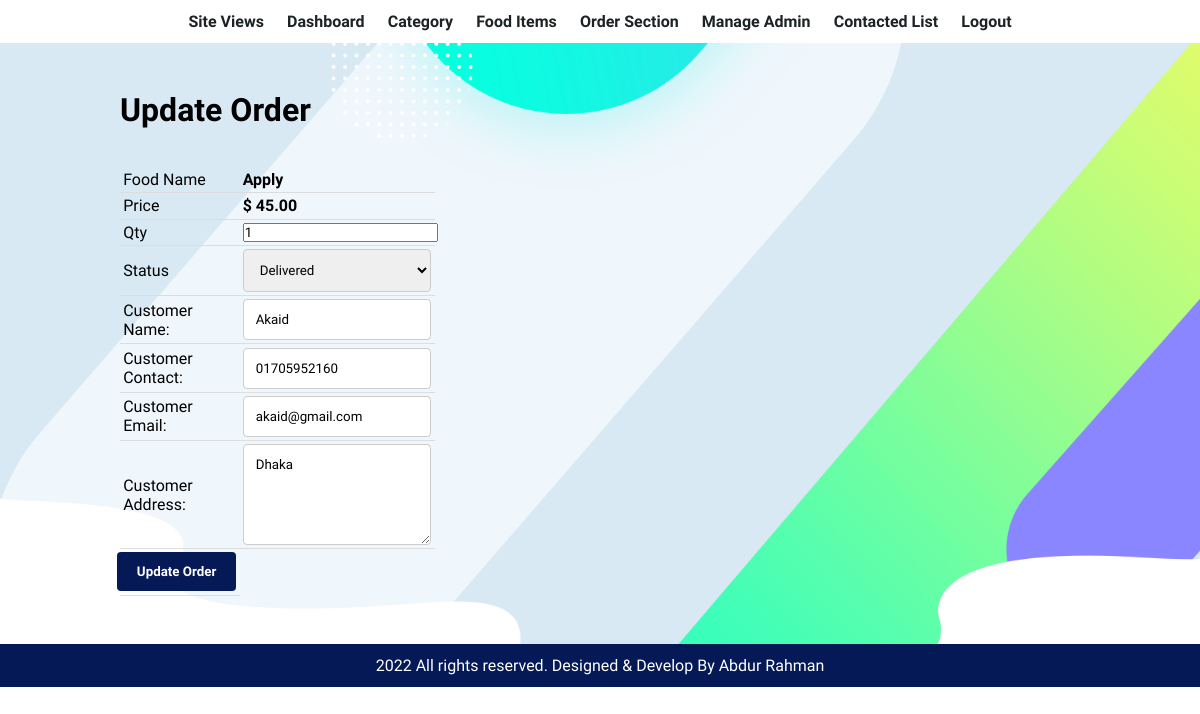
The app's page /admin/update-order.php?id=1 (signed in) with its own data.
### tables this page shows
CREATE TABLE `tbl_order` (
  `id` int(10) UNSIGNED NOT NULL,
  `food` varchar(150) NOT NULL,
  `price` decimal(10,2) NOT NULL,
  `qty` int(11) NOT NULL,
  `total` decimal(10,2) NOT NULL,
  `order_date` datetime NOT NULL,
  `status` varchar(50) NOT NULL,
  `customer_name` varchar(150) NOT NULL,
  `customer_contact` varchar(20) NOT NULL,
  `customer_email` varchar(150) NOT NULL,
  `customer_address` varchar(255) NOT NULL
);

### admin/update-order.php (the view, shortened to what this page needs)
<?php include('partials/menu.php'); ?>
<div class="main-content">
    <div class="wrapper">
        <h1>Update Order</h1>
        <br><br>
        <?php
            if(isset($_GET['id']))
            {
                $id=$_GET['id'];
                $sql = "SELECT * FROM tbl_order WHERE id=$id";
                $res = mysqli_query($conn, $sql);
                $count = mysqli_num_rows($res);
                if($count==1)
                {
                    $row=mysqli_fetch_assoc($res);
                    $food = $row['food'];
                    $price = $row['price'];
                    $qty = $row['qty'];
                    $status = $row['status'];
                    $customer_name = $row['customer_name'];
                    $customer_contact = $row['customer_contact'];
                    $customer_email = $row['customer_email'];
                    $customer_address= $row['customer_address'];
                }
                else
                {
                    header('location:'.SITEURL.'admin/manage-order.php');
                }
            }
            else
            {
                header('location:'.SITEURL.'admin/manage-order.php');
            }
        ?>
        <form action="" method="POST">
            <table class="tbl-30">
                <tr>
                    <td>Food Name</td>
                    <td><b> <?php echo $food; ?> </b></td>
                </tr>
                <tr>
                    <td>Price</td>
                    <td>
                        <b> $ <?php echo $price; ?></b>
                    </td>
                </tr>
                <tr>
                    <td>Qty</td>
                    <td>
                        <input type="number" name="qty" value="<?php echo $qty; ?>">
                    </td>
                </tr>
                <tr>
                    <td>Status</td>
                    <td>
                        <select name="status">
                            <option <?php if($status=="Delivered"){echo "selected";} ?> value="Delivered">Delivered</option>
                        </select>
                    </td>
                </tr>
                <tr>
                    <td>Customer Name: </td>
                    <td>
                        <input type="text" name="customer_name" value="<?php echo $customer_name; ?>">
                    </td>
                </tr>
                <tr>
                    <td>Customer Contact: </td>
                    <td>
                        <input type="text" name="customer_contact" value="<?php echo $customer_contact; ?>">
                    </td>
                </tr>
                <tr>
                    <td>Customer Email: </td>
                    <td>
                        <input type="text" name="customer_email" value="<?php echo $customer_email; ?>">
                    </td>
                </tr>
                <tr>
                    <td>Customer Address: </td>
                    <td>
                        <textarea name="customer_address" cols="30" rows="5"><?php echo $customer_address; ?></textarea>
                    </td>
                </tr>
                <tr>
                    <td clospan="2">
                        <input type="submit" name="submit" value="Update Order" class="btn-secondary">
                    </td>
                </tr>
            </table>
        </form>
    </div>
</div>
<?php include('partials/footer.php'); ?>

### css/admin.css (style rules this page uses)
* { margin: 0 0; padding: 0 0; font-family: 'Rajdhani', sans-serif; }
.wrapper { padding: 1%; width: 80%; margin: 0 auto; }
.tbl-30 { width: 30%; }
table { border-collapse: collapse; width: 100%; }
th, td { padding: 8px; text-align: left; border-bottom: 1px solid #ddd; }
table tr td { padding: 1%; }
.btn-secondary { background-color: #7bed9f; padding: 1%; color: black; text-decoration: none; font-weight: bold; }
.main-content { background-image: url('../images/banner-bg.png'); background-position: center; background-size: cover; background-repeat: no-repeat; padding: 3% 0; }
input[type='text'], input[type='email'], input[type='password'], select, textarea { width: 100%; padding: 12px; border: 1px solid #ccc; border-radius: 4px; resize: vertical; }
input[type='submit'] { background-color: #041955; color: white; padding: 12px 20px; border: none; border-radius: 4px; cursor: pointer; float: right; }

### records on screen
tbl_order: food "Apply", price "45.00", qty "1", status "Delivered", customer_name "Akaid", customer_contact "01705952160", customer_email "akaid@gmail.com", customer_address "Dhaka"
